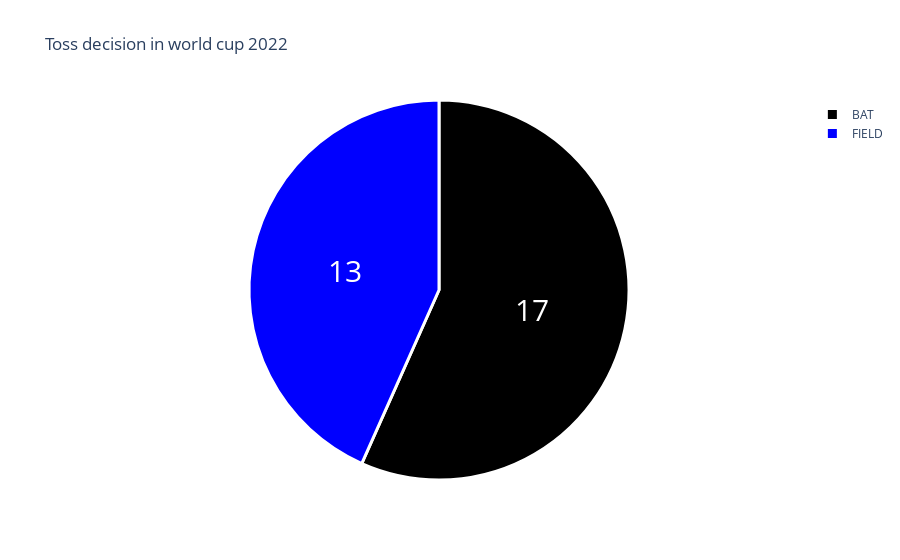

The code cell stored with this chart in its notebook:
### Code cell
toss_decision = data['TOSS DECISION'].value_counts()
label = toss_decision.index
counts = toss_decision.values
# print(toss_decision)
# print("-------")
# print(label)
# print("-------")
# print(counts)
colors = ['black','blue']

fig = go.Figure(data=[go.Pie(labels=label, values=counts)])
fig.update_layout(title_text='Toss decision in world cup 2022')
fig.update_traces(hoverinfo='label+percent', textinfo='value', textfont_size=30,
                  marker=dict(colors=colors, line=dict(color='white', width=3)))
fig.show()

### Figure 1 — Plotly figure (JSON) as saved in the notebook; plotly's stock layout.template omitted (floating-point values rounded to 4 significant figures)
{"data": [{"hoverinfo": "label+percent", "labels": ["BAT", "FIELD"], "marker": {"colors": ["black", "blue"], "line": {"color": "white", "width": 3}}, "textfont": {"size": 30}, "textinfo": "value", "type": "pie", "values": [17, 13]}], "layout": {"title": {"text": "Toss decision in world cup 2022"}}}
